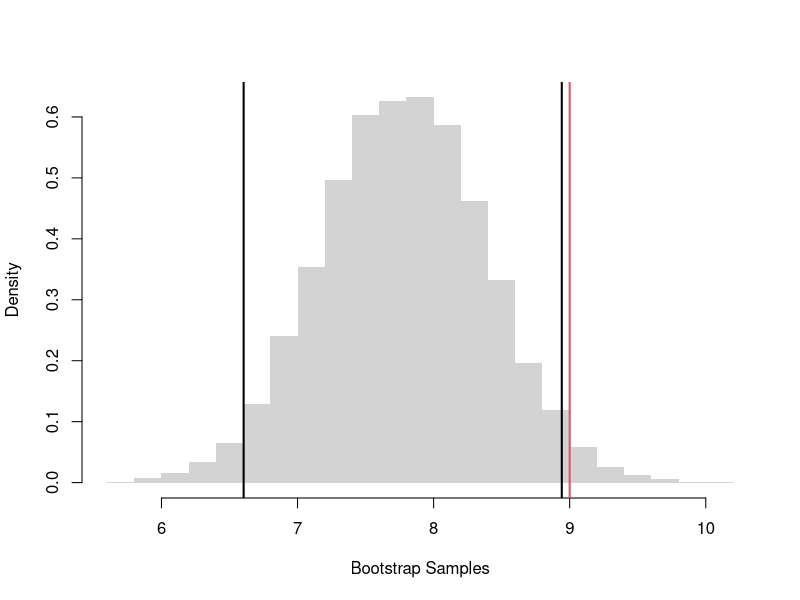
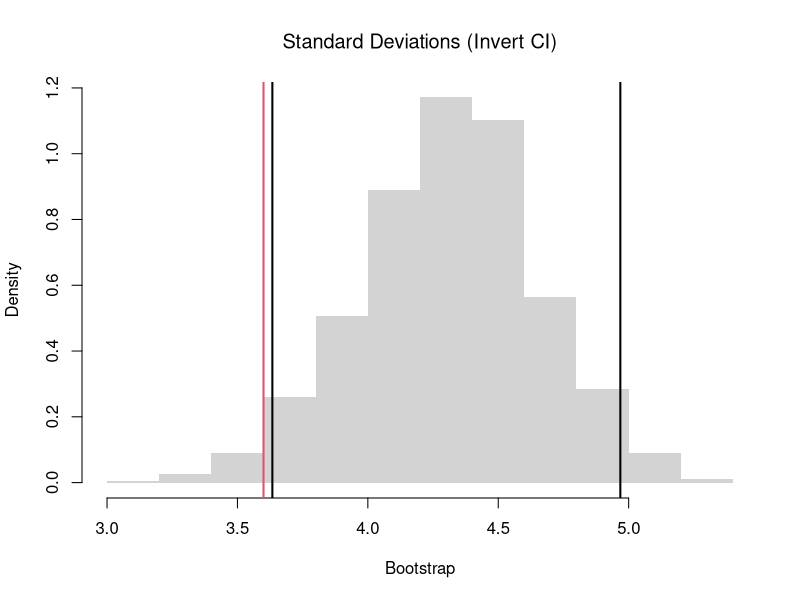
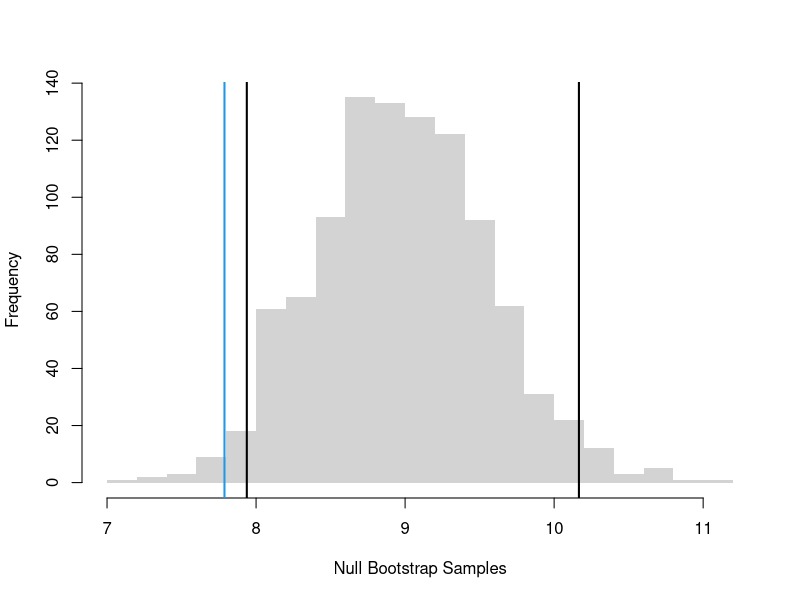
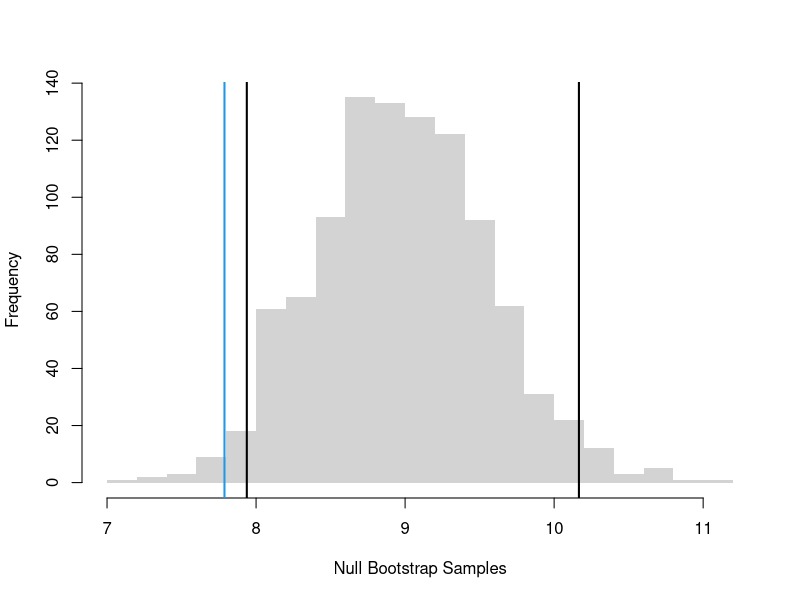
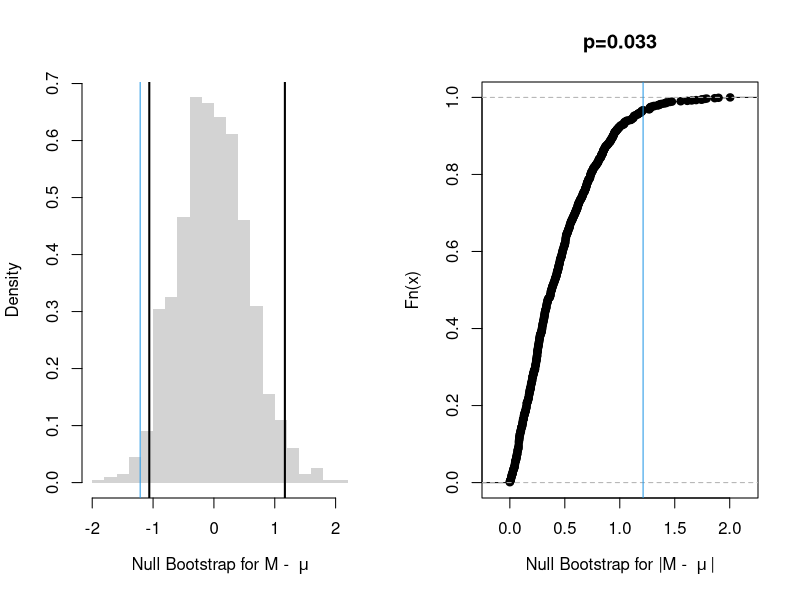
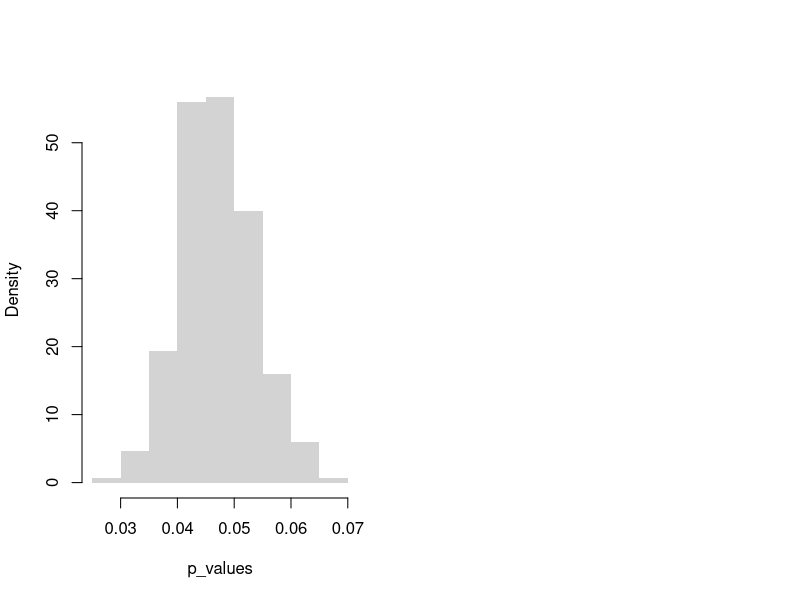
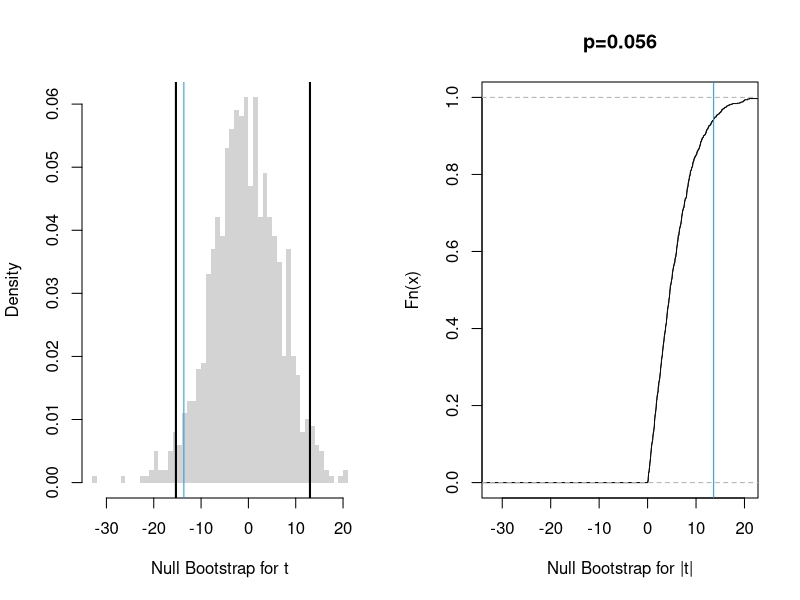
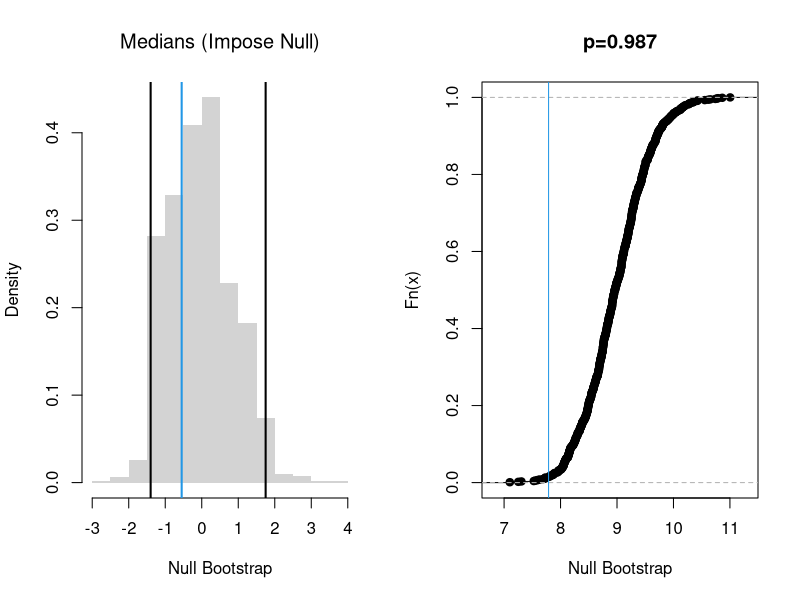

These figures' R source, in order:
## ---- chunk 1
sample_dat <- USArrests[,'Murder']
sample_mean <- mean(sample_dat)

# Bootstrap Distribution
n <- length(sample_dat)
set.seed(1) # to be replicable
bootstrap_means <- vector(length=9999)
for(b in seq_along(bootstrap_means)){
    dat_id <- seq(1,n)
    boot_id <- sample(dat_id , replace=T)
    dat_b  <- sample_dat[boot_id] # c.f. jackknife
    mean_b <- mean(dat_b)
    bootstrap_means[b] <-mean_b
}

hist(bootstrap_means, breaks=25,
    border=NA,
    freq=F,
    main='',
    xlab='Bootstrap Samples')
# CI
ci_95 <- quantile(bootstrap_means, probs=c(.025, .975))
abline(v=ci_95, lwd=2)
# H0: mean=9
abline(v=9, col=2, lwd=2)
## ---- chunk 2
# Bootstrap Distribution for SD
sd_obs <- sd(sample_dat)
bootstrap_sd <- vector(length=999)
for(b in seq_along(bootstrap_sd)){
    x_b <- sample(sample_dat, replace=T)
    sd_b <- sd(x_b)
    bootstrap_sd[b] <- sd_b
}

# Test for SD Differences (Invert CI)
sd_null <- 3.6
hist(bootstrap_sd, freq=F,
    border=NA, xlab='Bootstrap', font.main=1,
    main='Standard Deviations (Invert CI)')
sd_ci <- quantile(bootstrap_sd, probs=c(0.025,.975) )
abline(v=sd_ci, lwd=2)
abline(v=sd_null, lwd=2, col=2)
## ---- chunk 3
sample_dat <- USArrests[,'Murder']
sample_mean <- mean(sample_dat)

# Bootstrap NULL: mean=9
# Bootstrap shift: center each bootstrap resample so that the distribution satisfies the null hypothesis on average.
set.seed(1)
mu <- 9
bootstrap_means_null <- vector(length=999)
for(b in seq_along(bootstrap_means_null)){
    dat_b <- sample(sample_dat, replace=T)
    mean_b <- mean(dat_b) + (mu - sample_mean) # impose the null via Bootstrap shift
    bootstrap_means_null[b] <- mean_b
}
hist(bootstrap_means_null, breaks=25, border=NA,
    main='',
    xlab='Null Bootstrap Samples')
ci_95 <- quantile(bootstrap_means_null, probs=c(.025, .975)) # critical region
abline(v=ci_95, lwd=2)
abline(v=sample_mean, lwd=2, col=4)
## ---- chunk 4
sample_dat <- USArrests[,'Murder']
sample_mean <- mean(sample_dat)

set.seed(1)
# Bootstrap NULL: mean=9
# Bootstrap shift: center each bootstrap resample so that the distribution satisfies the null hypothesis on average.
mu <- 9
bootstrap_means_null <- vector(length=999)
for(b in seq_along(bootstrap_means_null)){
    dat_b <- sample(sample_dat, replace=T)
    mean_b <- mean(dat_b) + (mu - sample_mean) # impose the null via Bootstrap shift
    bootstrap_means_null[b] <- mean_b
}
hist(bootstrap_means_null, breaks=25, border=NA,
    main='',
    xlab='Null Bootstrap Samples')
ci_95 <- quantile(bootstrap_means_null, probs=c(.025, .975)) # critical region
abline(v=ci_95, lwd=2)
abline(v=sample_mean, lwd=2, col=4)
## ---- chunk 5
# Two-Sided Test, ALTERNATIVE: mean < 9 or mean >9
# Visualize Two Sided Prob. & reject region boundary
par(mfrow=c(1,2))
hist(bootstrap_means_null-mu,
    freq=F, breaks=20,
    border=NA,
    main='',
    xlab=expression('Null Bootstrap for M - '~mu))
abline(v=sample_mean-mu, col=4)
ci_95 <- quantile(bootstrap_means_null-mu, probs=c(0.025,.975))
abline(v=ci_95, lwd=2)

# Equivalent Visualization
boot_absval <- abs(bootstrap_means_null-mu)
Fhat_abs0 <- ecdf(boot_absval)
plot(Fhat_abs0,
    main='',
    xlab=expression('Null Bootstrap for |M - '~mu~'|'))
abline(v=abs(sample_mean-mu), col=4)
# with Two Sided Probability
p2 <- 1 - Fhat_abs0( abs(sample_mean-mu) )
title( paste0('p=', round(p2,3)))
## ---- chunk 6
# Purely-Statistical Decision Making
# via Two Sided Test
if(p2 >.05){
    print('fail to reject the null that mean=9, at the 5% level')
} else {
    print('reject the null that mean=9 in favor of either <9 or >9, at the 5% level')
}
## ---- chunk 7
p_values <- vector(length=300)
for(b2 in seq(p_values)){
    bootstrap_means_null_p <- vector(length=999)
    for(b in seq_along(bootstrap_means_null_p)){
        dat_b <- sample(sample_dat, replace=T)
        mean_b <- mean(dat_b) + (mu - sample_mean) # impose the null
        bootstrap_means_null_p[b] <- mean_b
    }
    Fhat_abs0 <- ecdf( abs(bootstrap_means_null_p-mu) )
    p2 <- 1- Fhat_abs0( abs(sample_mean-mu) )
    p_values[b2] <- p2
}

hist(p_values, freq=F,
    border=NA, main='')
## ---- chunk 8
#null hypothesis
mu <- 9

# t statistic
jackknife_means <- vector(length=length(sample_dat))
for(i in seq_along(jackknife_means)){
    dat_i <- sample_dat[-i]
    jackknife_means[i] <- mean(dat_i)
}
jackknife_se <- sd(jackknife_means)
sample_t <- (sample_mean - mu)/jackknife_se

# Boostrap Null Distribution
bootstrap_t_null <- vector(length=999)
for(b in seq_along(bootstrap_t_null)){
    dat_b <- sample(sample_dat, replace=T)
    mean_b <- mean(dat_b) + (mu - sample_mean) # impose the null by recentering
    # Compute t stat using jackknife ses (same as above)
    jackknife_means_b <- vector(length=length(dat_b))
    for(i in seq_along(jackknife_means_b)){
        jackknife_means_b[i] <- mean(dat_b[-i])
    }
    jackknife_se_b <- sd(jackknife_means_b)
    jackknife_t_b <- (mean_b - mu)/jackknife_se_b
    bootstrap_t_null[b] <- jackknife_t_b
}

# Plot the null distribution and CI
par(mfrow=c(1,2))
hist(bootstrap_t_null, border=NA, breaks=50,
    freq=F, main=NA, xlab='Null Bootstrap for t')
abline(v=sample_t, col=4)
ci_95 <- quantile(bootstrap_t_null, probs=c(0.025,0.975) )
abline(v=ci_95, lwd=2)

# Compute the p-value for two-sided test
Fhat0 <- ecdf(abs(bootstrap_t_null))
plot(Fhat0,
    xlim=range(bootstrap_t_null, sample_t),
    xlab='Null Bootstrap for |t|',
    main='')
abline(v=abs(sample_t), col=4)
p <- 1 - Fhat0( abs(sample_t) )
title( paste0('p=', round(p,3)) )

if(p >.05){
    print('fail to reject the null that mean=9, at the 5% level')
} else {
    print('reject the null that mean=9 in favor of either <9 or >9, at the 5% level')
}
## ---- chunk 9
# Test for Median Differences (Impose the Null)
# Bootstrap Null Distribution for the median
# Each Bootstrap shifts medians so that median = q_null

q_obs <- quantile(sample_dat, probs=.5)
q_null <- 7.8
bootstrap_quantile_null <- vector(length=999)
for(b in seq_along(bootstrap_quantile_null)){
    x_b <- sample(sample_dat, replace=T) #bootstrap sample
    q_b <- quantile(x_b, probs=.5) # median
    d_b <- q_b - (q_obs-q_null) #impose the null
    bootstrap_quantile_null[b] <- d_b
}

    # Note that you could also standardize like the t value. E.g.,
    # jackknife_quantiles_b <- vector(length=length(dat_b))
    # se_b <- sd(jackknife_quantiles_b)
    # d_b <- d_b/se_b

# 2-Sided Test for Medians
hist(bootstrap_quantile_null-q_null,
    border=NA, freq=F, xlab='Null Bootstrap',
    font.main=1, main='Medians (Impose Null)')
median_ci <- quantile(bootstrap_quantile_null-q_null, probs=c(.025, .975))
abline(v=median_ci, lwd=2)
abline(v=q_obs-q_null, lwd=2, col=4)

# 2-Sided Test for Median Difference
## Null: No Median Difference
1 - ecdf( abs(bootstrap_quantile_null-q_null))( abs(q_obs-q_null) )
## ---- chunk 10
q_obs <- quantile(sample_dat, probs=.75)
## ---- chunk 11
# Right-tail Test, ALTERNATIVE: mean > 9
# Equivalent Visualization with p-value
Fhat0 <- ecdf(bootstrap_means_null) # Look at right tail
plot(Fhat0,
    main='',
    xlab='Null Bootstrap')
abline(v=sample_mean, col=4)
p1 <- 1- Fhat0(sample_mean) #Compute right tail prob: 0.987
title( paste0('p=', round(p1,3)))

if(p1 >.05){
    print('fail to reject the null that mean=9, at the 5% level')
} else {
    print('reject the null that mean=9 in favor of >9, at the 5% level')
}

## ---- chunk 12
# See that the "recentering" matters for two-sided tests
ecdf( abs(bootstrap_means_null-mu) )( abs(sample_mean-mu) )
ecdf( abs(bootstrap_means_null) )( abs(sample_mean) )

# See that the "recentering" doesn't matter for one-sided ones
ecdf( bootstrap_means_null-mu)( sample_mean-mu)
ecdf( bootstrap_means_null )( sample_mean)
